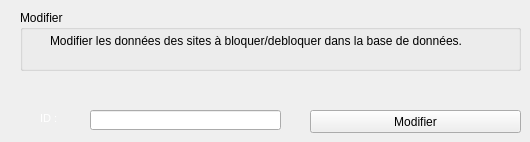
      <widget class="QWidget" name="tab_3">
       <attribute name="title">
        <string>Modifier</string>
       </attribute>
       <widget class="QGroupBox" name="groupBox_10">
        <property name="geometry">
         <rect>
          <x>20</x>
          <y>10</y>
          <width>501</width>
          <height>61</height>
         </rect>
        </property>
        <property name="autoFillBackground">
         <bool>false</bool>
        </property>
        <property name="title">
         <string>Modifier</string>
        </property>
        <property name="flat">
         <bool>false</bool>
        </property>
        <widget class="QLabel" name="label_24">
         <property name="geometry">
          <rect>
           <x>30</x>
           <y>20</y>
           <width>431</width>
           <height>21</height>
          </rect>
         </property>
         <property name="layoutDirection">
          <enum>Qt::LeftToRight</enum>
         </property>
         <property name="text">
          <string>Modifier les données des sites à bloquer/debloquer dans la base de données.</string>
         </property>
         <property name="wordWrap">
          <bool>true</bool>
         </property>
        </widget>
       </widget>
       <widget class="QLineEdit" name="lineEdit_nomappareil_9">
        <property name="geometry">
         <rect>
          <x>90</x>
          <y>110</y>
          <width>191</width>
          <height>20</height>
         </rect>
        </property>
       </widget>
       <widget class="QLabel" name="label_25">
        <property name="geometry">
         <rect>
          <x>40</x>
          <y>110</y>
          <width>111</width>
          <height>16</height>
         </rect>
        </property>
        <property name="styleSheet">
         <string notr="true">/*Copyright (c) DevSec Studio. All rights reserved.

MIT License

Permission is hereby granted, free of charge, to any person obtaining a copy
of this software and associated documentation files (the &quot;Software&quot;), to deal
in the Software without restriction, including without limitation the rights
to use, copy, modify, merge, publish, distribute, sublicense, and/or sell
copies of the Software, and to permit persons to whom the Software is
furnished to do so, subject to the following conditions:

The above copyright notice and this permission notice shall be included in all
copies or substantial portions of the Software.

THE SOFTWARE IS PROVIDED *AS IS*, WITHOUT WARRANTY OF ANY KIND, EXPRESS OR
IMPLIED, INCLUDING BUT NOT LIMITED TO THE WARRANTIES OF MERCHANTABILITY,
FITNESS FOR A PARTICULAR PURPOSE AND NONINFRINGEMENT. IN NO EVENT SHALL THE
AUTHORS OR COPYRIGHT HOLDERS BE LIABLE FOR ANY CLAIM, DAMAGES OR OTHER
LIABILITY, WHETHER IN AN ACTION OF CONTRACT, TORT OR OTHERWISE, ARISING FROM,
OUT OF OR IN CONNECTION WITH THE SOFTWARE OR THE USE OR OTHER DEALINGS IN THE SOFTWARE.
*/

/*-----QWidget-----*/
QWidget
{
	background-color: QLinearGradient(x1:0, y1:0, x2:0, y2:1, stop:1 #212121, stop:.4 #343434);
	color: #ffffff;
	border-color: #000000;

}


/*-----QLabel-----*/
QLabel
{
	background-color: transparent;
	color: #fff;
	font-size: 8pt;
	border-color: #ffffff;

}


/*-----QToolButton-----*/
QToolButton
{
	background-color: qlineargradient(spread:repeat, x1:1, y1:0, x2:1, y2:1, stop:0 rgba(254, 171, 66, 255),stop:1 rgba(255, 153, 0, 255));
	color: #000;
	font-size: 14pt;
	border-radius: 4px;
	padding: 10px;

}


QToolButton::pressed
{
	background-color: #6b960f;

}


/*-----QTabWidget-----*/
QTabBar::tab
{
	font-size: 8pt;
	font-weight: bold;
	width: 80px;
    border: 1px solid #444;
    border-bottom-style: none;
	border-top-style: none;
    background-color: #323232;
    padding-top: 3px;
    padding-bottom: 2px;
    margin-right: -1px;

}

QTabWidget::pane 
{
    border: 1px solid qlineargradient(spread:repeat, x1:1, y1:0, x2:1, y2:1, stop:0 rgba(254, 171, 66, 255),stop:1 rgba(255, 153, 0, 255));
    top: 1px;

}

QTabBar::tab:last
{
    margin-right: 0; 

}

QTabBar::tab:first:!selected
{
	margin-left: 0px; 

}

QTabBar::tab:!selected
{
    color: #fff;
    border-bottom-style: solid;
    margin-top: 3px;
    background-color: QLinearGradient(x1:0, y1:0, x2:0, y2:1, stop:1 #212121, stop:.4 #343434);

}

QTabBar::tab:selected
{
	background-color: qlineargradient(spread:repeat, x1:1, y1:0, x2:1, y2:1, stop:0 rgba(254, 171, 66, 255),stop:1 rgba(255, 153, 0, 255));
	color: #000;
    margin-bottom: 0px;

}

QTabBar::tab:!selected:hover
{
    background-color: QLinearGradient(x1:0, y1:0, x2:0, y2:1, stop:1 #212121, stop:0.4 #343434, stop:0.2 #343434, stop:0.1 #ffaa00);

}</string>
        </property>
        <property name="text">
         <string>ID :</string>
        </property>
       </widget>
       <widget class="QPushButton" name="pushButton_9">
        <property name="geometry">
         <rect>
          <x>310</x>
          <y>110</y>
          <width>211</width>
          <height>23</height>
         </rect>
        </property>
        <property name="text">
         <string>Modifier</string>
        </property>
       </widget>
      </widget>
